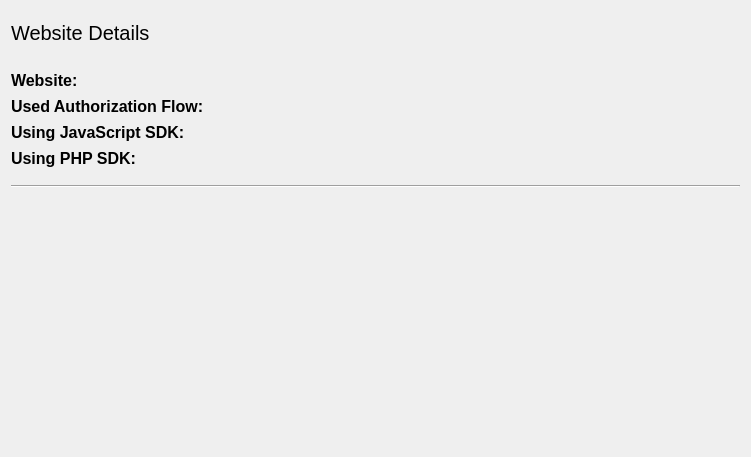
<?xml version="1.0" encoding="UTF-8"?>
<ui version="4.0">
 <class>AnalyzationDetails</class>
 <widget class="QDialog" name="AnalyzationDetails">
  <property name="geometry">
   <rect>
    <x>0</x>
    <y>0</y>
    <width>751</width>
    <height>457</height>
   </rect>
  </property>
  <property name="windowTitle">
   <string>Details</string>
  </property>
  <layout class="QGridLayout" name="gridLayout">
   <item row="0" column="0">
    <layout class="QVBoxLayout" name="verticalLayout">
     <item>
      <spacer name="verticalSpacer_4">
       <property name="orientation">
        <enum>Qt::Vertical</enum>
       </property>
       <property name="sizeType">
        <enum>QSizePolicy::Fixed</enum>
       </property>
       <property name="sizeHint" stdset="0">
        <size>
         <width>20</width>
         <height>10</height>
        </size>
       </property>
      </spacer>
     </item>
     <item>
      <widget class="QLabel" name="labelHeader">
       <property name="sizePolicy">
        <sizepolicy hsizetype="Preferred" vsizetype="Fixed">
         <horstretch>0</horstretch>
         <verstretch>0</verstretch>
        </sizepolicy>
       </property>
       <property name="font">
        <font>
         <pointsize>15</pointsize>
        </font>
       </property>
       <property name="text">
        <string>Website Details</string>
       </property>
      </widget>
     </item>
     <item>
      <spacer name="verticalSpacer_2">
       <property name="orientation">
        <enum>Qt::Vertical</enum>
       </property>
       <property name="sizeType">
        <enum>QSizePolicy::Fixed</enum>
       </property>
       <property name="sizeHint" stdset="0">
        <size>
         <width>20</width>
         <height>20</height>
        </size>
       </property>
      </spacer>
     </item>
     <item>
      <layout class="QHBoxLayout" name="horizontalLayout_4">
       <item>
        <widget class="QLabel" name="labelDescriptionName">
         <property name="sizePolicy">
          <sizepolicy hsizetype="Fixed" vsizetype="Fixed">
           <horstretch>0</horstretch>
           <verstretch>0</verstretch>
          </sizepolicy>
         </property>
         <property name="font">
          <font>
           <pointsize>12</pointsize>
           <weight>75</weight>
           <bold>true</bold>
          </font>
         </property>
         <property name="text">
          <string>Website:</string>
         </property>
        </widget>
       </item>
       <item>
        <spacer name="horizontalSpacer">
         <property name="orientation">
          <enum>Qt::Horizontal</enum>
         </property>
         <property name="sizeType">
          <enum>QSizePolicy::Fixed</enum>
         </property>
         <property name="sizeHint" stdset="0">
          <size>
           <width>135</width>
           <height>20</height>
          </size>
         </property>
        </spacer>
       </item>
       <item>
        <widget class="QLabel" name="labelWebsiteName">
         <property name="sizePolicy">
          <sizepolicy hsizetype="Preferred" vsizetype="Fixed">
           <horstretch>0</horstretch>
           <verstretch>0</verstretch>
          </sizepolicy>
         </property>
         <property name="font">
          <font>
           <pointsize>12</pointsize>
          </font>
         </property>
         <property name="text">
          <string/>
         </property>
        </widget>
       </item>
      </layout>
     </item>
     <item>
      <layout class="QHBoxLayout" name="horizontalLayout">
       <property name="sizeConstraint">
        <enum>QLayout::SetDefaultConstraint</enum>
       </property>
       <item>
        <widget class="QLabel" name="labelDescriptionFlow">
         <property name="sizePolicy">
          <sizepolicy hsizetype="Fixed" vsizetype="Fixed">
           <horstretch>0</horstretch>
           <verstretch>0</verstretch>
          </sizepolicy>
         </property>
         <property name="font">
          <font>
           <pointsize>12</pointsize>
           <weight>75</weight>
           <bold>true</bold>
          </font>
         </property>
         <property name="text">
          <string>Used Authorization Flow:</string>
         </property>
        </widget>
       </item>
       <item>
        <spacer name="horizontalSpacer_2">
         <property name="orientation">
          <enum>Qt::Horizontal</enum>
         </property>
         <property name="sizeType">
          <enum>QSizePolicy::Fixed</enum>
         </property>
         <property name="sizeHint" stdset="0">
          <size>
           <width>10</width>
           <height>20</height>
          </size>
         </property>
        </spacer>
       </item>
       <item>
        <widget class="QLabel" name="labelFlow">
         <property name="sizePolicy">
          <sizepolicy hsizetype="Preferred" vsizetype="Fixed">
           <horstretch>0</horstretch>
           <verstretch>0</verstretch>
          </sizepolicy>
         </property>
         <property name="font">
          <font>
           <pointsize>12</pointsize>
          </font>
         </property>
         <property name="text">
          <string/>
         </property>
        </widget>
       </item>
      </layout>
     </item>
     <item>
      <layout class="QHBoxLayout" name="horizontalLayout_2">
       <item>
        <widget class="QLabel" name="labelDescriptionJS">
         <property name="sizePolicy">
          <sizepolicy hsizetype="Fixed" vsizetype="Fixed">
           <horstretch>0</horstretch>
           <verstretch>0</verstretch>
          </sizepolicy>
         </property>
         <property name="font">
          <font>
           <pointsize>12</pointsize>
           <weight>75</weight>
           <bold>true</bold>
          </font>
         </property>
         <property name="text">
          <string>Using JavaScript SDK:</string>
         </property>
        </widget>
       </item>
       <item>
        <spacer name="horizontalSpacer_3">
         <property name="orientation">
          <enum>Qt::Horizontal</enum>
         </property>
         <property name="sizeType">
          <enum>QSizePolicy::Fixed</enum>
         </property>
         <property name="sizeHint" stdset="0">
          <size>
           <width>37</width>
           <height>20</height>
          </size>
         </property>
        </spacer>
       </item>
       <item>
        <widget class="QLabel" name="labelJSSdk">
         <property name="sizePolicy">
          <sizepolicy hsizetype="Preferred" vsizetype="Fixed">
           <horstretch>0</horstretch>
           <verstretch>0</verstretch>
          </sizepolicy>
         </property>
         <property name="font">
          <font>
           <pointsize>12</pointsize>
          </font>
         </property>
         <property name="text">
          <string/>
         </property>
        </widget>
       </item>
      </layout>
     </item>
     <item>
      <layout class="QHBoxLayout" name="horizontalLayout_3">
       <item>
        <widget class="QLabel" name="labelDescriptionPHP">
         <property name="sizePolicy">
          <sizepolicy hsizetype="Fixed" vsizetype="Fixed">
           <horstretch>0</horstretch>
           <verstretch>0</verstretch>
          </sizepolicy>
         </property>
         <property name="font">
          <font>
           <pointsize>12</pointsize>
           <weight>75</weight>
           <bold>true</bold>
          </font>
         </property>
         <property name="text">
          <string>Using PHP SDK:</string>
         </property>
        </widget>
       </item>
       <item>
        <spacer name="horizontalSpacer_4">
         <property name="orientation">
          <enum>Qt::Horizontal</enum>
         </property>
         <property name="sizeType">
          <enum>QSizePolicy::Fixed</enum>
         </property>
         <property name="sizeHint" stdset="0">
          <size>
           <width>85</width>
           <height>20</height>
          </size>
         </property>
        </spacer>
       </item>
       <item>
        <widget class="QLabel" name="labelPHPSdk">
         <property name="sizePolicy">
          <sizepolicy hsizetype="Preferred" vsizetype="Fixed">
           <horstretch>0</horstretch>
           <verstretch>0</verstretch>
          </sizepolicy>
         </property>
         <property name="font">
          <font>
           <pointsize>12</pointsize>
          </font>
         </property>
         <property name="text">
          <string/>
         </property>
        </widget>
       </item>
      </layout>
     </item>
     <item>
      <spacer name="verticalSpacer">
       <property name="orientation">
        <enum>Qt::Vertical</enum>
       </property>
       <property name="sizeType">
        <enum>QSizePolicy::Fixed</enum>
       </property>
       <property name="sizeHint" stdset="0">
        <size>
         <width>20</width>
         <height>10</height>
        </size>
       </property>
      </spacer>
     </item>
     <item>
      <widget class="Line" name="line">
       <property name="orientation">
        <enum>Qt::Horizontal</enum>
       </property>
      </widget>
     </item>
     <item>
      <spacer name="verticalSpacer_3">
       <property name="orientation">
        <enum>Qt::Vertical</enum>
       </property>
       <property name="sizeHint" stdset="0">
        <size>
         <width>20</width>
         <height>40</height>
        </size>
       </property>
      </spacer>
     </item>
    </layout>
   </item>
  </layout>
 </widget>
 <resources/>
 <connections/>
</ui>
